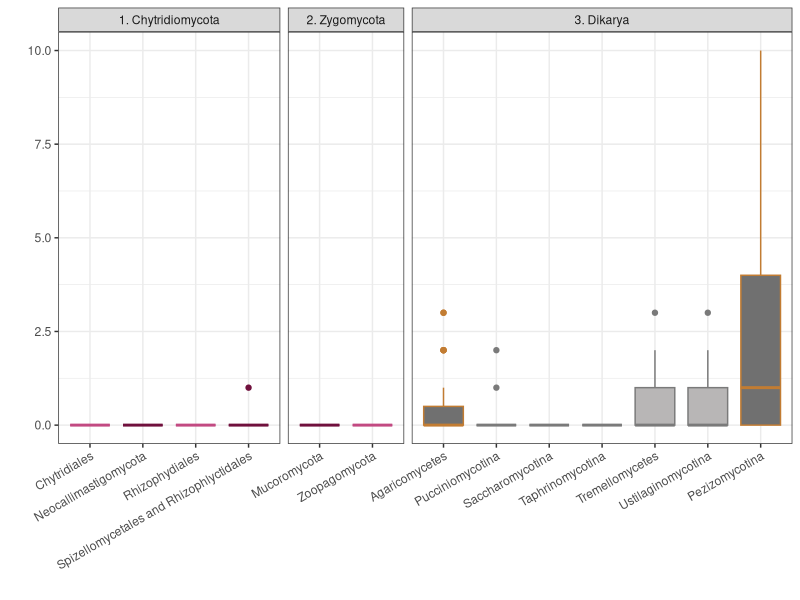

Write R code to recreate this figure.
library(ggplot2)

dat <- read.table("TyrosineRecomb_Counts.txt", header=T, sep='\t')

colors <- c('#c24a82', '#70103d', '#7a7a7a', '#c27c32')
names(colors) <- c('Diploid+ dominant', 'Haploid dominant', 'Dikaryotic', 'Dikaryotic - HET enriched')

fills <- c('#707070', '#b8b6b6', '#f2f2f2', '#f2f2f2', '#f2f2f2')
names(fills) <- c('Complex multicellularity', 'Some complex multicellularity', 'Yeast', 'Zoosporic', 'Other')


dat$DUF3435_counts[dat$DUF3435_counts > 10] <- 10

pdf("TyrosineRecomb_Counts.pdf", height=3, width=12)
ggplot(dat, aes(x = reorder(clade, DUF3435_counts, FUN = median), y=DUF3435_counts, color=ploidy_status, fill=morphology)) + geom_boxplot(show.legend=F) + facet_grid(.~large_clade, space='free', scales='free_x') + theme_bw() + theme(axis.text.x = element_text(angle = 30, vjust = 1, hjust=1)) + theme(legend.position='bottom') + xlab("") + ylab("") + scale_fill_manual(values=fills) + scale_color_manual(values=colors) 
dev.off()

